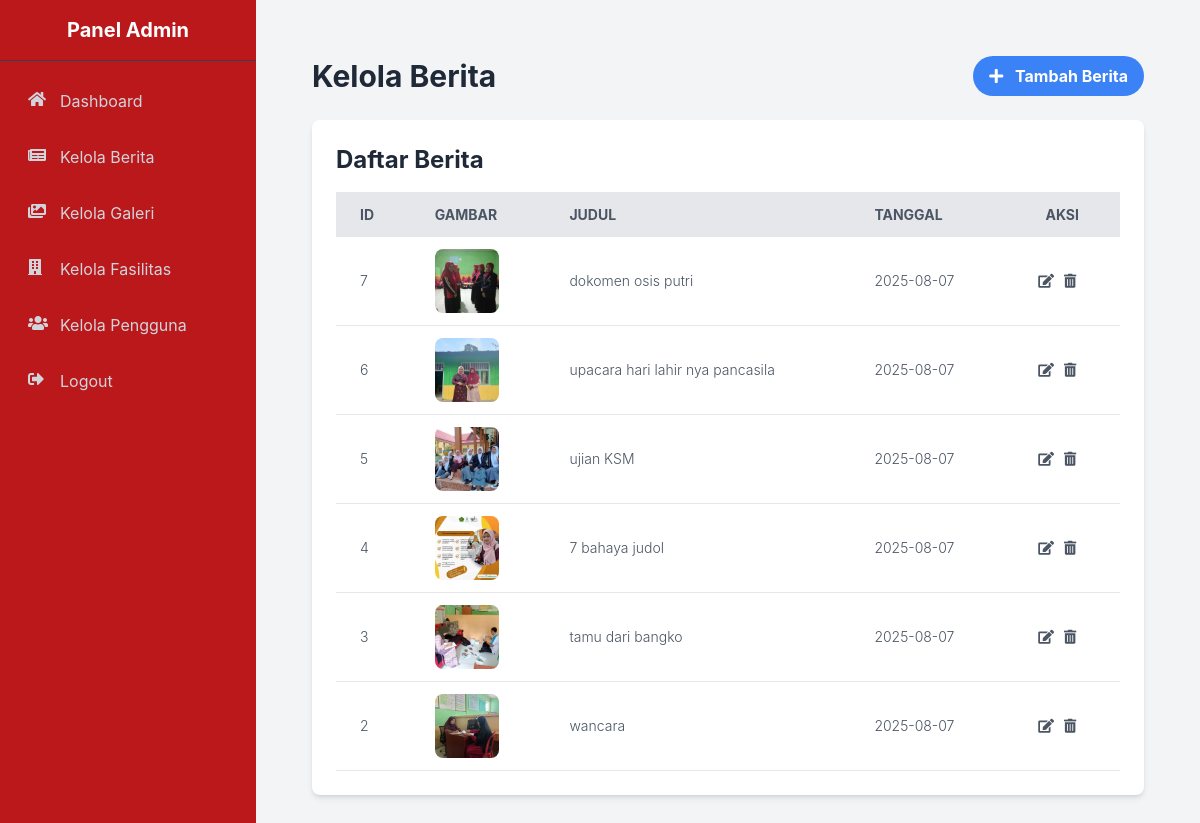
The page /admin/kelola_berita (signed in) on the database its author committed.
### tables this page shows
CREATE TABLE `berita` (
  `id` int(11) NOT NULL,
  `judul` varchar(255) NOT NULL,
  `konten` text NOT NULL,
  `gambar` varchar(255) NOT NULL,
  `tanggal_publish` date NOT NULL,
  `created_at` timestamp NOT NULL DEFAULT current_timestamp()
);

### controllers/AdminController.php (called while the page is built, shortened)
<?php
class AdminController {
    private $beritaModel;
    public function __construct() {
        global $conn;
        require_once ROOT_PATH . '/models/BeritaModel.php';
        $this->beritaModel = new BeritaModel($conn);
    }
    public function kelolaBerita() {
        $data = [];
        $data['berita_list'] = $this->beritaModel->getAllBerita();
        require_once ROOT_PATH . '/views/layouts/admin_header.php';
        require_once ROOT_PATH . '/views/layouts/admin_sidebar.php';
        require_once ROOT_PATH . '/views/admin/kelola_berita.php';
    }
}

### index.php (called while the page is built, shortened)
<?php
require_once ROOT_PATH . '/routes.php';

### models/BeritaModel.php (called while the page is built, shortened)
<?php
class BeritaModel {
    private $conn;
    public function __construct($conn) {
        $this->conn = $conn;
    }
    public function getAllBerita() {
        $sql = "SELECT * FROM berita ORDER BY tanggal_publish DESC, created_at DESC";
        $result = $this->conn->query($sql);
        $berita = [];
        if ($result->num_rows > 0) {
            while ($row = $result->fetch_assoc()) {
                $berita[] = $row;
            }
        }
        return $berita;
    }
}

### views/admin/kelola_berita.php (the view, shortened to what this page needs)
<?php
$action = $_GET['action'] ?? '';
$berita_list = $data['berita_list'] ?? [];
?>
<main class="flex-grow p-6">
    <div class="flex justify-between items-center mb-6">
        <h1 class="text-3xl font-bold text-gray-800">Kelola Berita</h1>
        <button id="tambahBeritaBtn" class="bg-blue-500 hover:bg-blue-600 text-white font-bold py-2 px-4 rounded-full transition duration-300">
            <i class="fas fa-plus mr-2"></i> Tambah Berita
        </button>
    </div>
    <div id="beritaListTable" class="bg-white rounded-lg shadow-md p-6 <?= ($action === 'tambah' || $action === 'edit') ? 'hidden' : '' ?>">
        <h2 class="text-2xl font-bold text-gray-800 mb-4">Daftar Berita</h2>
        <div class="overflow-x-auto">
            <table class="min-w-full bg-white">
                <thead>
                    <tr class="w-full bg-gray-200 text-gray-600 uppercase text-sm leading-normal">
                        <th class="py-3 px-6 text-left">ID</th>
                        <th class="py-3 px-6 text-left">Gambar</th>
                        <th class="py-3 px-6 text-left">Judul</th>
                        <th class="py-3 px-6 text-left">Tanggal</th>
                        <th class="py-3 px-6 text-center">Aksi</th>
                    </tr>
                </thead>
                <tbody class="text-gray-600 text-sm font-light">
                    <?php if (!empty($berita_list)): ?>
                        <?php foreach ($berita_list as $berita): ?>
                            <tr class="border-b border-gray-200 hover:bg-gray-100">
                                <td class="py-3 px-6 text-left whitespace-nowrap"><?= htmlspecialchars($berita['id']) ?></td>
                                <td class="py-3 px-6 text-left">
                                    <img src="/pondok-subusalam/assets/uploads/berita/<?= htmlspecialchars($berita['gambar']) ?>" alt="<?= htmlspecialchars($berita['judul']) ?>" class="w-16 h-16 object-cover rounded-lg">
                                </td>
                                <td class="py-3 px-6 text-left"><?= htmlspecialchars($berita['judul']) ?></td>
                                <td class="py-3 px-6 text-left"><?= htmlspecialchars($berita['tanggal_publish']) ?></td>
                                <td class="py-3 px-6 text-center">
                                    <div class="flex item-center justify-center">
                                        <a href="/pondok-subusalam/admin/kelola_berita?action=edit&id=<?= htmlspecialchars($berita['id']) ?>" class="w-4 mr-2 transform hover:text-purple-500 hover:scale-110">
                                            <i class="fas fa-edit"></i>
                                        </a>
                                        <a href="/pondok-subusalam/admin/kelola_berita?action=hapus&id=<?= htmlspecialchars($berita['id']) ?>" onclick="return confirm('Apakah Anda yakin ingin menghapus berita ini?');" class="w-4 mr-2 transform hover:text-red-500 hover:scale-110">
                                            <i class="fas fa-trash-alt"></i>
                                        </a>
                                    </div>
                                </td>
                            </tr>
                        <?php endforeach; ?>
                    <?php else: ?>
                        <tr>
                            <td colspan="5" class="py-3 px-6 text-center text-gray-500">Tidak ada data berita.</td>
                        </tr>
                    <?php endif; ?>
                </tbody>
            </table>
        </div>
    </div>
</main>

### views/layouts/admin_header.php (style rules this page uses)
body { font-family: 'Inter', sans-serif; }

### rows shown on the page
berita: id "7", gambar (picture), judul "dokomen osis putri", tanggal_publish "2025-08-07"
berita: id "6", gambar (picture), judul "upacara hari lahir nya pancasila", tanggal_publish "2025-08-07"
berita: id "5", gambar (picture), judul "ujian KSM", tanggal_publish "2025-08-07"
berita: id "4", gambar (picture), judul "7 bahaya judol", tanggal_publish "2025-08-07"
berita: id "3", gambar (picture), judul "tamu dari bangko", tanggal_publish "2025-08-07"
berita: id "2", gambar (picture), judul "wancara", tanggal_publish "2025-08-07"
